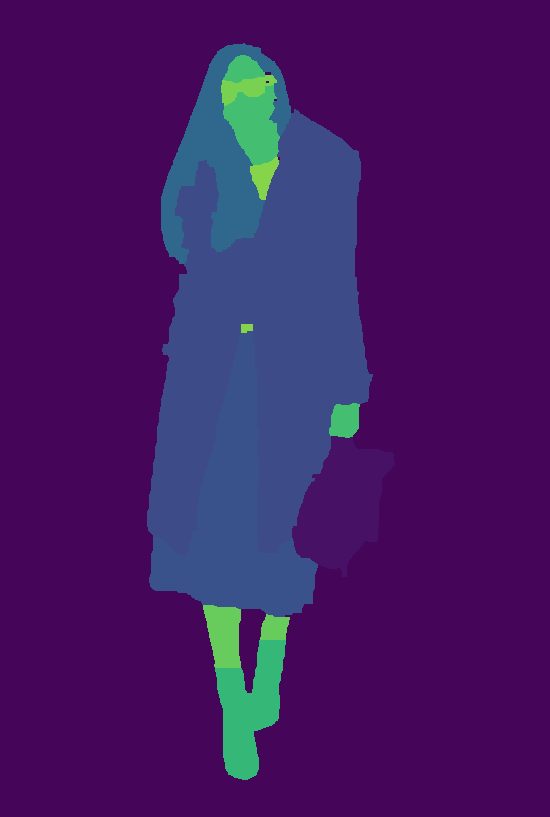
#> input picture ML/dataset/labels/pixel_level_labels_colored/0009.png, 550 x 817 px; its folder holds only this picture in this run
$ jupyter execute Change_color.ipynb
#> lines starting #> are read from the running program, lines starting #| are printed output that depends on the picture; after the words box and inside, x2 and y2 are one past the last pixel; in counts of white or black regions, pixels touching at a corner belong together
[cell 1]
import numpy as np
import pandas as pd
import os
import cv2

DATA_DIR = 'dataset/'

input_dict = pd.read_csv(os.path.join(DATA_DIR, 'class_dict_copy.csv'))
#> (reads ML/dataset/class_dict_copy.csv from the repository)

[cell 2]
# [18 lines of commented-out code are left out]

[cell 3]
complete_dict = pd.read_csv(os.path.join(DATA_DIR, 'class_dict.csv'))
#> (reads ML/dataset/class_dict.csv from the repository)

complete_rgb_values = complete_dict[['r','g','b']].values.tolist()
rgb_values_for_purple = complete_rgb_values.copy()
rgb_values_for_yellow = input_dict[['r','g','b']].values.tolist()

for rgb in complete_rgb_values:
    if rgb in rgb_values_for_yellow:
        rgb_values_for_purple.remove(rgb)

[cell 4]
#Change every clothing (except accessories) to yellow, and the rest to purple
yellow = [210, 225, 27]
purple = [69, 6, 90]

images = os.listdir("dataset/labels/pixel_level_labels_colored")

i = 0
for image in images:
    i+=1
    print(i)
    img = cv2.imread(os.path.join("dataset/labels/pixel_level_labels_colored/", image))
#> img is the input picture: shape (817, 550, 3); mean B, G, R 100, 26.5, 67.2
    img = cv2.cvtColor(img, cv2.COLOR_BGR2RGB)

    for color in rgb_values_for_yellow:
        img[np.where((img == color).all(axis=2))] = yellow
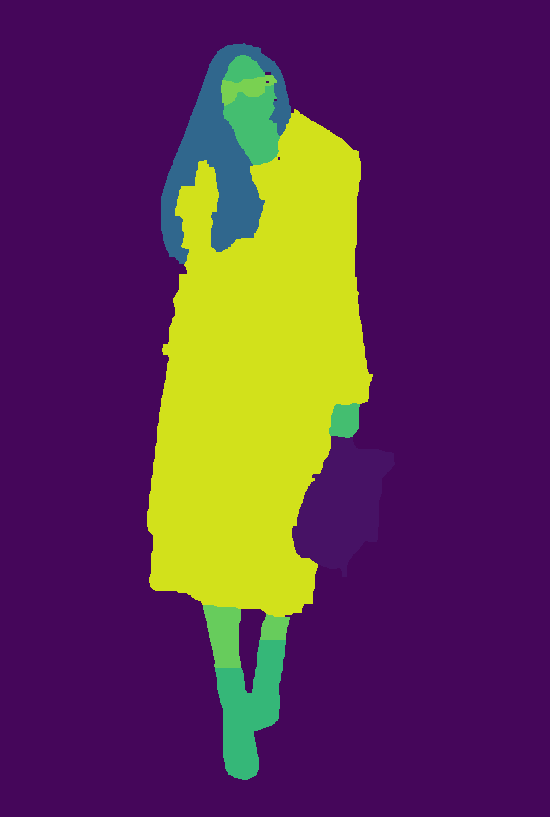
#> img: shape (817, 550, 3); mean R, G, B 92.5, 51.2, 81.4

    for color in rgb_values_for_purple:
        img[np.where((img == color).all(axis=2))] = purple
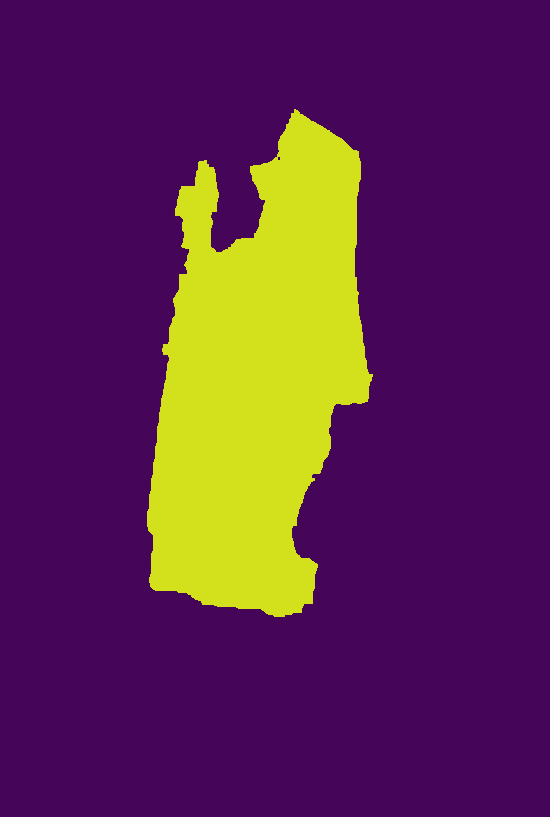
#> img: shape (817, 550, 3); 7.38% of pixels changed, all inside (x1, y1, x2, y2) = (161, 43, 395, 780)


    img = cv2.cvtColor(img, cv2.COLOR_RGB2BGR)

    cv2.imwrite(os.path.join("dataset/labels_only_clothing/", image), img)
print("SELESAIIIIIIIIIIIIIIIIIIIIIIIIIIIIIIII")
